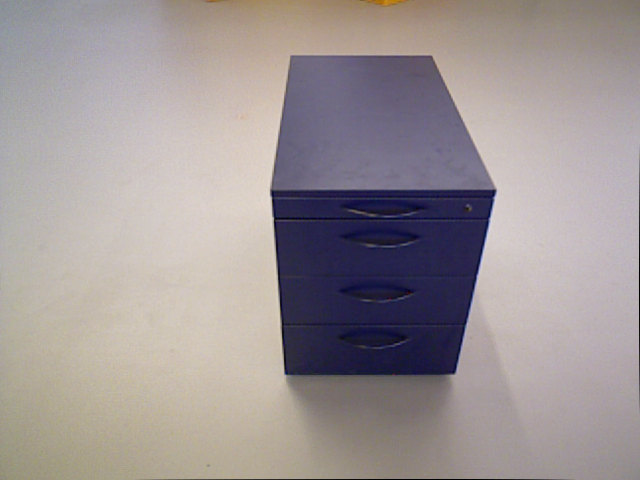
#> input picture dataset/1.png, 640 x 480 px
$ python Transform.py
#> lines starting #> are read from the running program, lines starting #| are printed output that depends on the picture
import cv2 as cv
import numpy as np
import rectification

from rectify import *
from Transform import *

if __name__ == "__main__":
    # Left image
    img1 = cv.imread("dataset/1.png")
#> img1 is the input picture: shape (480, 640, 3); mean B, G, R 150.2, 149.2, 157.8
    # Right image
    img2 = cv.imread("dataset/2.png")
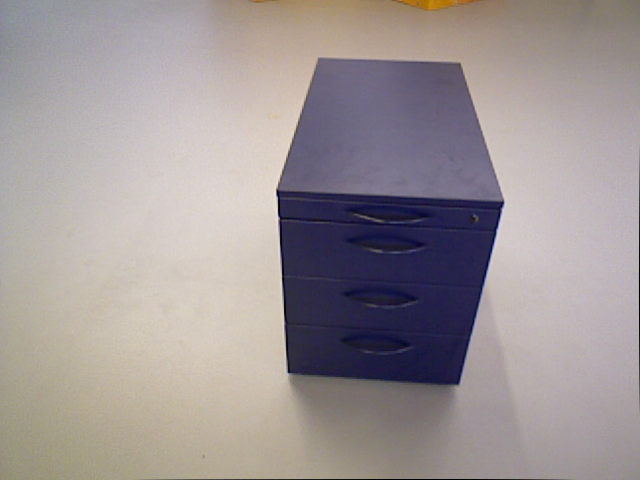
#> input picture dataset/2.png, 640 x 480 px
#> img2 is the input picture: shape (480, 640, 3); mean B, G, R 150.4, 149.4, 158
    dims1 = (img1.shape[1], img1.shape[0])
#> dims1 = (640, 480)
    dims2 = (img2.shape[1], img2.shape[0])
#> dims2 = (640, 480)
    image = np.hstack((img1, img2))
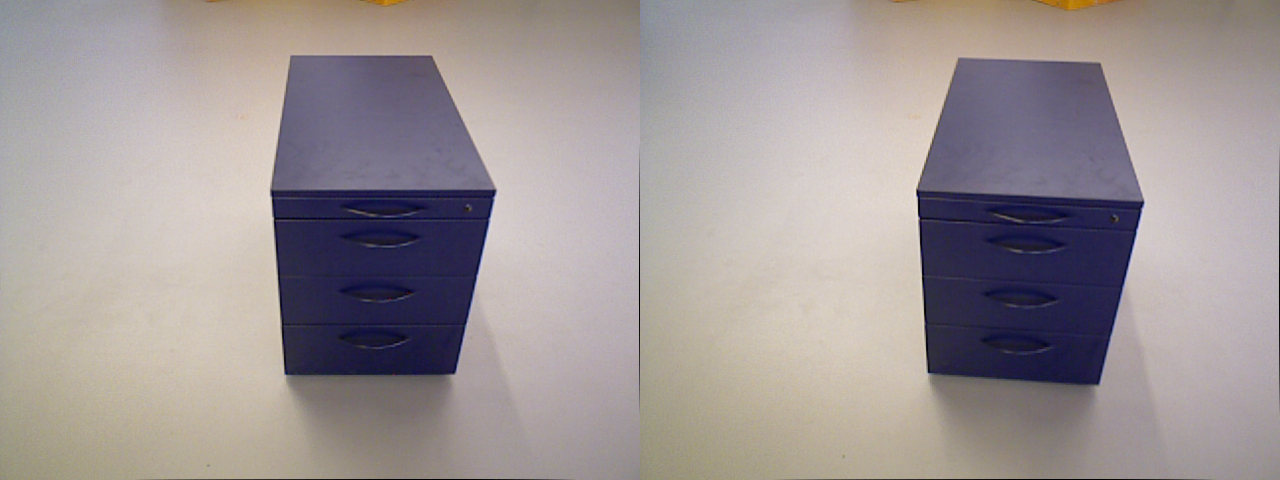
#> image: shape (480, 1280, 3); mean B, G, R 150.3, 149.3, 157.9
    cv.imwrite('./results/DirImages.png', image)

    # Distortion coefficients
    distCoeffs1 = np.array([])
    distCoeffs2 = np.array([])

    # Left camera intrinsic matrix
    A1 = np.array([[ 960, 0, 960/2], [0, 960, 540/2], [0,0,1]])
    # Right camera intrinsic matrix
    A2 = np.array([[ 960, 0, 960/2], [0, 960, 540/2], [0,0,1]])
    # Left extrinsic parameters
    RT1 = np.array([[ 0.98920029, -0.11784191, -0.08715574,  2.26296163],
                    [-0.1284277 , -0.41030705, -0.90285909,  0.15825593],
                    [ 0.07063401,  0.90430164, -0.42101002, 11.0683527 ]])
    # Right extrinsic parameters
    RT2 = np.array([[ 0.94090474,  0.33686835,  0.03489951,  1.0174818 ],
                    [ 0.14616159, -0.31095025, -0.93912017,  2.36511779],
                    [-0.30550784,  0.88872361, -0.34181178, 14.08488464]])

    # 3x4 camera projection matrices
    Po1 = A1 @ RT1
    Po2 = A2 @ RT2

    # Fundamental matrix F
#> (the run stopped early here; a loop or call above may not have finished)
